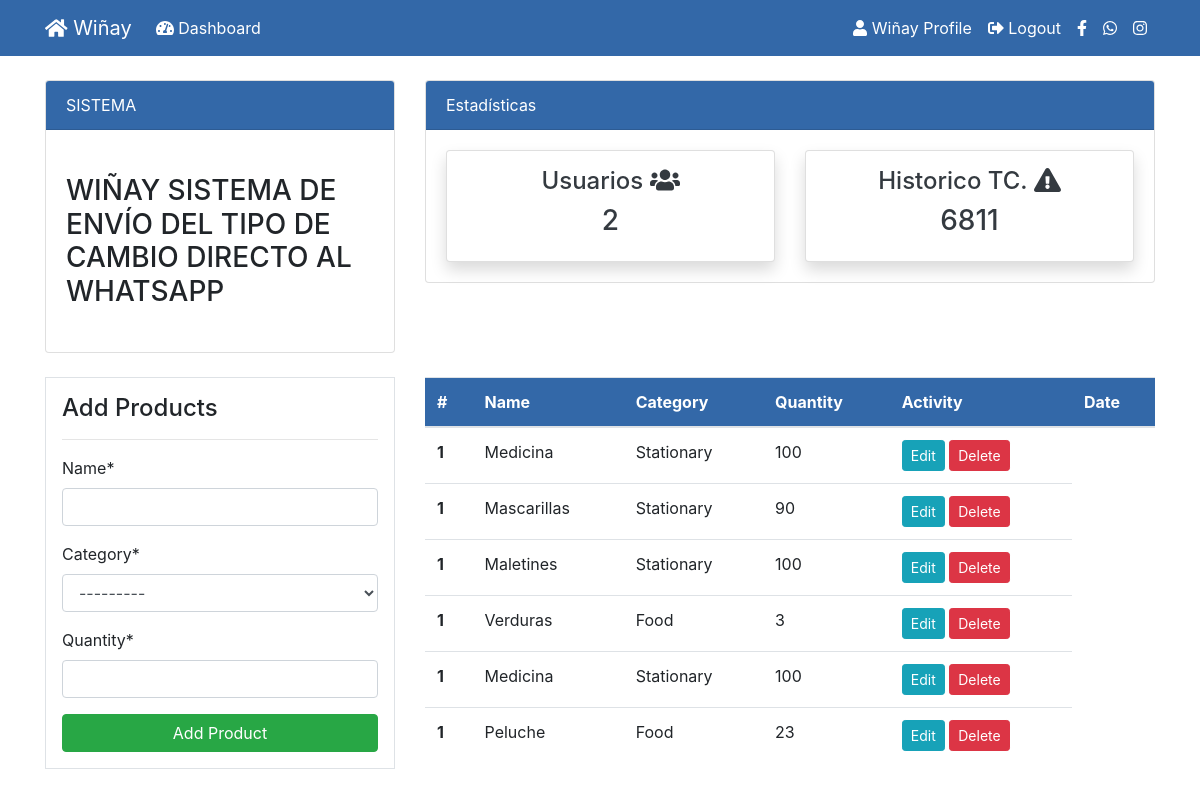
The app's page /product/ (signed in) with its own data.
### dashboard/models.py (models this page shows, shortened)
class Product(models.Model):
    name = models.CharField(max_length= 100, null=True)
    category = models.CharField(max_length=20, choices=CATEGORY, null=True)
    quantity = models.PositiveBigIntegerField(null=True)
    class Meta:
        verbose_name_plural = " Product"

### dashboard/views.py (the view)
# urls.py: path("product/", views.product, name="dashboard-product"),
@login_required
def product(request):
    items = Product.objects.all() # Using ORM
    product_count = items.count()
    workers_count = User.objects.all().count()
    orders_count = Order.objects.all().count()
    if request.method =='POST':
        form = ProductForm(request.POST)
        if form.is_valid():
            form.save()
            product_name = form.cleaned_data.get('name')
            messages.success(request, f'{product_name} has been added')
            return redirect('dashboard-product')
    else:
        form = ProductForm()
    context = {
        'items': items,
        'form': form,
        'workers_count': workers_count,
        'orders_count': orders_count,
        'product_count': product_count
    }
    return render(request, 'dashboard/product.html', context)

### dashboard/forms.py
class  ProductForm(forms.ModelForm):
    class Meta:
        model = Product
        fields = ['name', 'category', 'quantity']

### templates/dashboard/product.html (shortened to what this page needs)
{% extends "partials/base.html" %}
{% load crispy_forms_tags %}
{% block content %}
{% include "partials/topnav.html" %}
<div class="container">
    <div class="row my-4">
        <div class="col-md-4">
            <div class="border bg-white p-3">
                <h4>Add Products</h4>
                <hr>
                <form method="POST">
                    {{ form|crispy }}
                    <input class="btn btn-success btn-block" type="submit" value="Add Product">
                </form>
            </div>
        </div>
        <div class="col-md-8">
            <table class="table bg-white">
                <thead class="bg-info">
                    <tr class="text-white">
                        <th scope="col">#</th>
                        <th scope="col">Name</th>
                        <th scope="col">Category</th>
                        <th scope="col">Quantity</th>
                        <th scope="col">Activity</th>
                        <th scope="col">Date</th>
                    </tr>
                </thead>
                <tbody>
                    {% for item in items %}
                    <tr>
                        <th scope="row">1</th>
                        <td>{{ item.name }}</td>
                        <td>{{ item.category }}</td>
                        <td>{{ item.quantity }}</td>
                        <td>
                            <a class="btn btn-info btn-sm" href="{% url 'dashboard-product-update' item.id %}">Edit</a>
                            <a class="btn btn-danger btn-sm" href="{% url 'dashboard-product-delete' item.id %}">Delete</a>
                        </td>
                    </tr>
                    {% endfor %}
                </tbody>
            </table>
        </div>
    </div>
</div>
{% endblock %}

### templates/partials/base.html (shortened to what this page needs)
{% load static %}
<!doctype html>
<html lang="en">
  <head>
    <link rel="stylesheet" href="https://cdn.jsdelivr.net/npm/bootstrap@4.6.2/dist/css/bootstrap.min.css">
    <link rel="stylesheet" href="https://cdnjs.cloudflare.com/ajax/libs/font-awesome/5.15.2/css/all.min.css">
    <link rel="stylesheet" href="{% static 'style.css' %}">
    <link rel="stylesheet" href="https://cdnjs.cloudflare.com/ajax/libs/font-awesome/5.15.2/css/all.min.css">
  </head>
  <body>
    {% include "partials/nav.html" %}
    {% block content %}
    {% endblock %}
  </body>
</html>

### templates/partials/nav.html (shortened to what this page needs)
<nav class="navbar navbar-expand-lg navbar-info bg-info">
    {% if user.is_authenticated %}
    <div class="container">
        <a class="navbar-brand text-white" href={% url "dashboard-index" %}>
            <i class="fas fa-home"></i> Wiñay
        <div class="collapse navbar-collapse" id="navbarSupportedContent">
            <ul class="navbar-nav mr-auto">
                <li class="nav-item active">
                    <a class="nav-link text-white" href="{% url 'dashboard-index' %}">
                        <i class="fas fa-tachometer-alt"></i> Dashboard <span class="sr-only">(current)</span>
                    </a>
                </li>
            </ul>
            <ul class="navbar-nav ml-auto">
                <li class="nav-item active">
                    <a class="nav-link text-white" href="{% url 'user-profile' %}">
                        <i class="fas fa-user"></i> {{ user.username }} Profile <span class="sr-only">(current)</span>
                    </a>
                </li>
                <li class="nav-item">
                    <a class="nav-link text-white" href="{% url 'user-logout' %}">
                        <i class="fas fa-sign-out-alt"></i> Logout
                    </a>
                </li>
                <li class="nav-item">
                    <a class="nav-link text-white" href="https://www.facebook.com/profile.php?id=100089303816717">
                        <i class="fab fa-facebook-f"></i>
                    </a>
                </li>
                <li class="nav-item">
                    <a class="nav-link text-white" href="#">
                        <i class="fab fa-whatsapp"></i>
                    </a>
                </li>
                <li class="nav-item">
                    <a class="nav-link text-white" href="https://www.instagram.com/winay.system7/">
                        <i class="fab fa-instagram"></i>
                    </a>
                </li>
            </ul>
            {% endif %}
        </div>
    </div>
</nav>

### templates/partials/topnav.html (shortened to what this page needs)
<div class="container">
    <div class="row mt-4">
        <div class="col-md-4">
            <div class="card">
                <div class="card-header bg-info text-white">
                    SISTEMA
                </div>
                <div class="card-body">
                    <marquee behavior="" direction="">
                        <h3 class="my-4">WIÑAY SISTEMA DE ENVÍO DEL TIPO DE CAMBIO DIRECTO AL WHATSAPP</h3>
                    </marquee>
                </div>
            </div>
        </div>
        <div class="col-md-8">
            <div class="card">
                <div class="card-header bg-info text-white">
                    Estadísticas
                </div>
                <div class="card-body">
                    <div class="row">
                        <div class="col-md-6">
                            <a class="text-decoration-none text-dark" href="{% url 'dashboard-staff' %}">
                                <div class="card my-card shadow text-center p-3">
                                    <h4>Usuarios <i class="fas fa-users"></i></h4>
                                    <h3>{{ workers_count }}</h3>
                                </div>
                            </a>
                        </div>
                        <div class="col-md-6">
                            <a class="text-decoration-none text-dark" href="{% url 'dashboard-order-paginated' %}">
                                <div class="card my-card shadow text-center p-3">
                                    <h4>Historico TC. <i class="fas fa-exclamation-triangle"></i></h4>
                                    <h3 id="orders-count">{{ orders_count }}</h3>
                                </div>
                            </a>
                        </div>
                    </div>
                </div>
            </div>
        </div>
    </div>
</div>

### static/style.css (style rules this page uses)
body { background-color: rgb(255, 255, 255); }
.bg-info { background-color: #3368a8 !important; }

### records on screen
Product: name "Medicina", category "Stationary", quantity "100"
Product: name "Mascarillas", category "Stationary", quantity "90"
Product: name "Maletines", category "Stationary", quantity "100"
Product: name "Verduras", category "Food", quantity "3"
Product: name "Medicina", category "Stationary", quantity "100"
Product: name "Peluche", category "Food", quantity "23"

### other values on screen
{{ user.username }} "Wiñay"
{{ workers_count }} "2"
{{ orders_count }} "6811"
